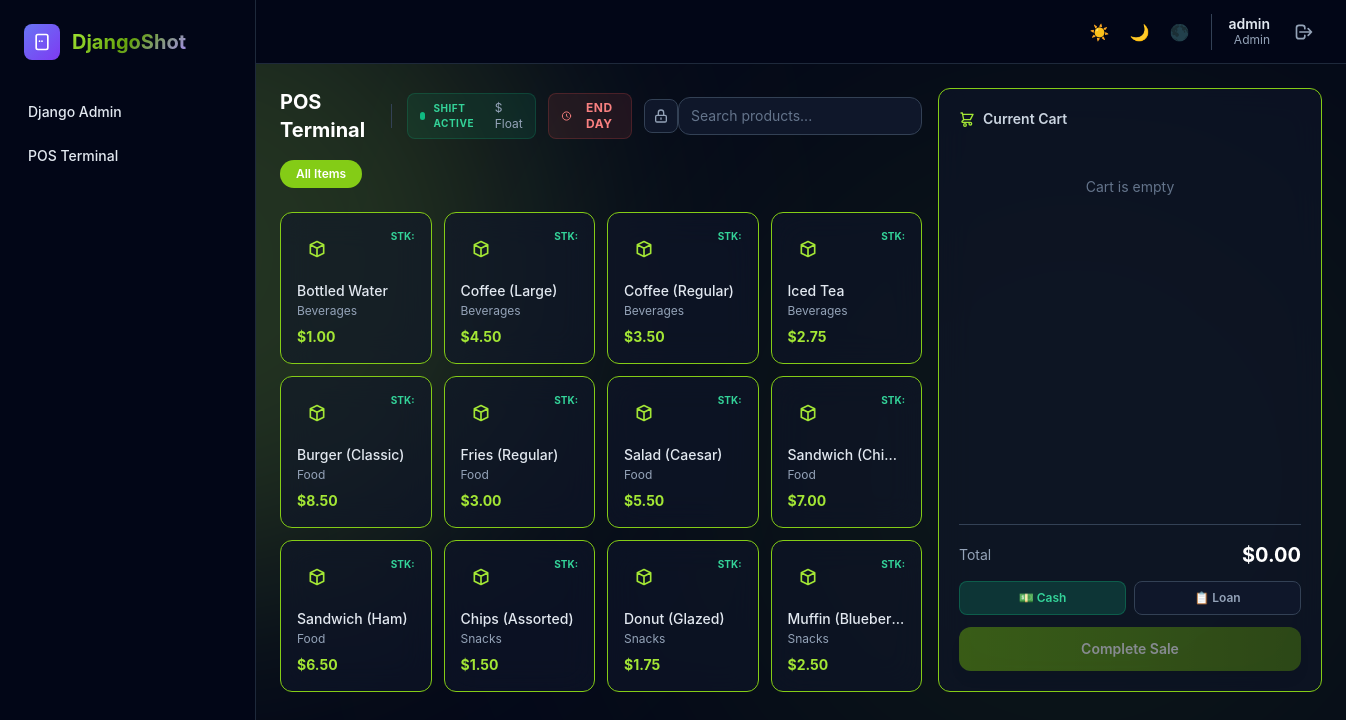
Before: /pos/terminal/ (signed in) with the older database file.
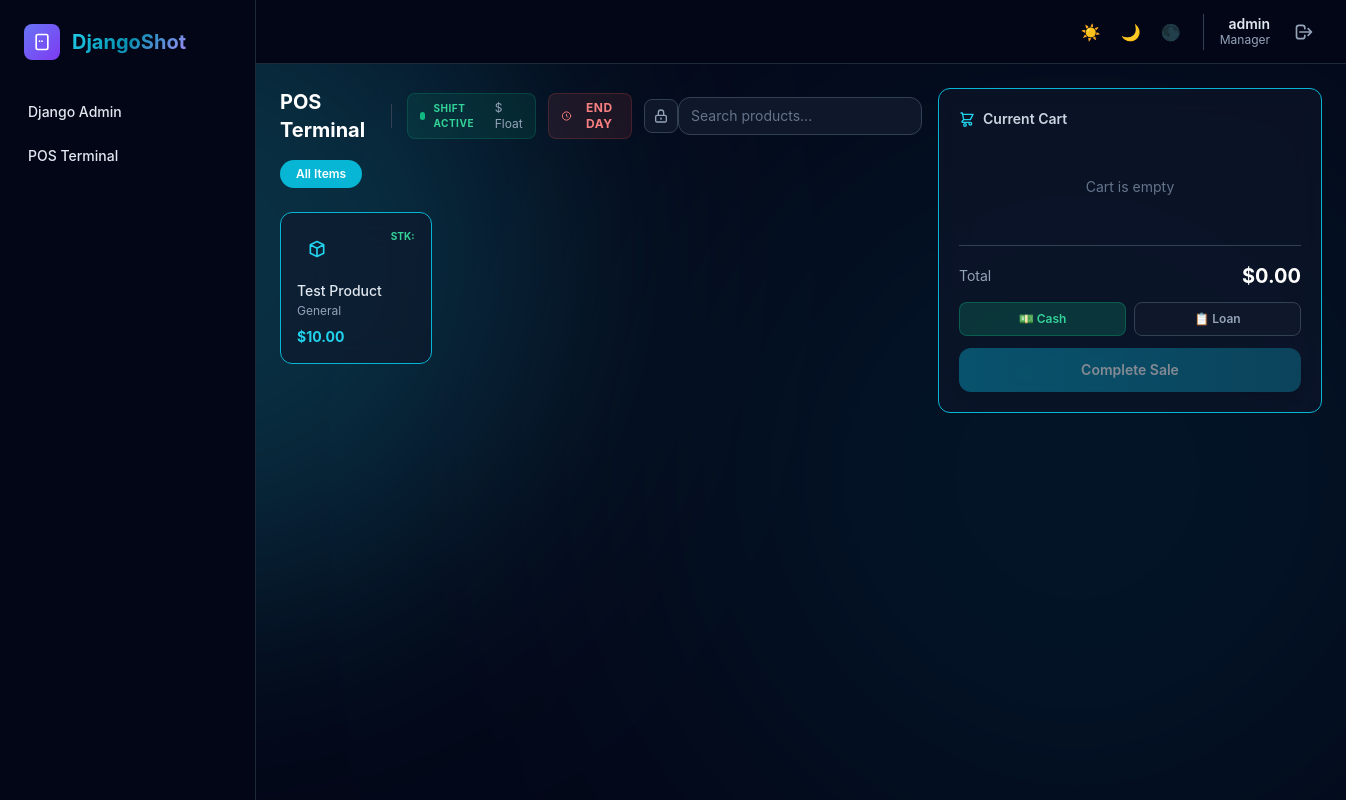
After: the same page with the newer database file.
### core/models.py (models this page shows, shortened)
class User(AbstractUser):
    ROLE_CHOICES = [
        ('admin', 'Admin'),
        ('manager', 'Manager'),
        ('cashier', 'Cashier'),
        ('accounting', 'Accounting'),
    ]
    THEME_CHOICES = [
        ('dawn', 'Dawn (Light)'),
        ('dusk', 'Dusk (Dark)'),
        ('midnight', 'Midnight (AMOLED)'),
    ]
    role = models.CharField(max_length=20, choices=ROLE_CHOICES, default='cashier')
    theme_preference = models.CharField(max_length=20, choices=THEME_CHOICES, default='dusk')
    branch = models.ForeignKey(Branch, on_delete=models.SET_NULL, null=True, blank=True, related_name='users')
    is_active_account = models.BooleanField(default=True) # Django User already has is_active, but keeping custom just in case

### inventory/models.py (models this page shows, shortened)
class Product(models.Model):
    name = models.CharField(max_length=150)
    sku = models.CharField(max_length=50, unique=True)
    price = models.FloatField(default=0.0)
    category = models.CharField(max_length=80, null=True, blank=True)
    is_active = models.BooleanField(default=True)
    created_at = models.DateTimeField(auto_now_add=True)

### sales/views.py (the view)
# urls.py: path('terminal/', views.terminal, name='terminal'),
@login_required
@role_required(['admin', 'manager', 'cashier'])
def terminal(request):
    products = Product.objects.filter(is_active=True).order_by('category', 'name')
    customers = Customer.objects.order_by('name')
    return render(request, 'pos/terminal.html', {
        'products': products,
        'customers': customers,
        'current_shift': True  # STUB for Beta 1.2
    })

### core/context_processors.py (called while the page is built)
def theme_processor(request):
    context = {
        'current_theme': 'dusk', # Default
        'user_role': 'guest'
    }
    if request.user.is_authenticated:
        context['current_theme'] = getattr(request.user, 'theme_preference', 'dusk')
        context['user_role'] = getattr(request.user, 'role', 'cashier')
    return context

### core/mixins.py (called while the page is built)
def role_required(allowed_roles):
    def decorator(view_func):
        @wraps(view_func)
        def _wrapped_view(request, *args, **kwargs):
            if not request.user.is_authenticated:
                return redirect_to_login(request.get_full_path())
            if request.user.role not in allowed_roles:
                raise PermissionDenied
            return view_func(request, *args, **kwargs)
        return _wrapped_view
    return decorator

### templates/pos/terminal.html (shortened to what this page needs)
{% extends "base.html" %}
{% load static %}
{% block content %}
<div class="flex flex-col lg:flex-row gap-4 h-[calc(100vh-7rem)]">
    <div class="flex-1 flex flex-col min-h-0">
        <div class="flex flex-col gap-4 mb-4">
            <div class="flex items-center justify-between">
                <div class="flex items-center gap-3">
                    <h1 class="text-xl font-bold text-white">POS Terminal</h1>
                    {% if current_shift %}
                    <div class="flex items-center gap-2 px-3 py-1.5 rounded-lg bg-emerald-500/10 border border-emerald-500/20">
                        <span class="w-2 h-2 rounded-full bg-emerald-500 animate-pulse"></span>
                        <span class="text-[10px] font-bold text-emerald-400 uppercase tracking-wider">Shift Active</span>
                        <span class="text-xs text-gray-400 ml-1">${{ current_shift.starting_cash|stringformat:".2f" }} Float</span>
                    </div>
                    <button onclick="openEndDayReport()" class="flex items-center gap-2 px-3 py-1.5 rounded-lg bg-red-500/10 border border-red-500/20 text-red-400 hover:bg-red-500/20 transition-all text-xs font-bold uppercase tracking-wider" title="End Day">
                        <svg class="w-4 h-4" fill="none" stroke="currentColor" viewBox="0 0 24 24"><path stroke-linecap="round" stroke-linejoin="round" stroke-width="2" d="M12 8v4l3 3m6-3a9 9 0 11-18 0 9 9 0 0118 0z"></path></svg>
                        End Day
                    </button>
                    {% endif %}
                    <button onclick="lockTerminal()" class="p-2 rounded-lg bg-surface-800 border border-gray-700 text-gray-400 hover:text-primary-400 transition-all" title="Lock Terminal">
                        <svg class="w-4 h-4" fill="none" stroke="currentColor" viewBox="0 0 24 24"><path stroke-linecap="round" stroke-linejoin="round" stroke-width="2" d="M12 15v2m-6 4h12a2 2 0 002-2v-6a2 2 0 00-2-2H6a2 2 0 00-2 2v6a2 2 0 002 2zm10-10V7a4 4 0 00-8 0v4h8z"></path></svg>
                    </button>
                </div>
                <input type="text" id="product-search" placeholder="Search products..."
                    class="w-64 px-3 py-2 rounded-xl bg-surface-800 border border-gray-700 text-gray-200 text-sm placeholder-gray-500 focus:ring-2 focus:ring-primary-500 focus:border-transparent">
            </div>
            <div class="flex gap-2 overflow-x-auto pb-2 scrollbar-hide">
                <button onclick="filterCategory('all')" class="category-pill px-4 py-1.5 rounded-full text-xs font-semibold bg-primary-500 text-white whitespace-nowrap transition-all active" data-cat="all">
                    All Items
                </button>
            </div>
        </div>
        <div id="product-grid"
            class="flex-1 overflow-y-auto grid grid-cols-2 md:grid-cols-3 xl:grid-cols-4 gap-3 content-start">
            {% for product in products %}
            <button onclick="addToCart({{ product.id }}, '{{ product.name }}', {{ product.price }}, {{ product.current_stock }})"
                class="product-card glass-card rounded-xl p-4 text-left hover:border-primary-500/40 transition-all group {% if product.is_out_of_stock %}opacity-50 grayscale cursor-not-allowed{% endif %}"
                data-name="{{ product.name|lower }}" data-cat="{{ product.category|default:'General' }}">
                <div class="flex justify-between items-start mb-3">
                    <div class="w-10 h-10 rounded-lg bg-gradient-to-br from-primary-500/20 to-purple-500/20 flex items-center justify-center group-hover:from-primary-500/30 group-hover:to-purple-500/30 transition-all">
                        <svg class="w-5 h-5 text-primary-400" fill="none" stroke="currentColor" viewBox="0 0 24 24">
                            <path stroke-linecap="round" stroke-linejoin="round" stroke-width="2" d="M20 7l-8-4-8 4m16 0l-8 4m8-4v10l-8 4m0-10L4 7m8 4v10M4 7v10l8 4"></path>
                        </svg>
                    </div>
                    <div class="text-right">
                        <p class="text-[10px] font-bold {% if product.is_out_of_stock %}text-red-400{% elif product.is_low_stock %}text-amber-400{% else %}text-emerald-400{% endif %}">
                            STK: {{ product.current_stock }}
                        </p>
                    </div>
                </div>
                <p class="text-sm font-medium text-gray-200 truncate">{{ product.name }}</p>
                <p class="text-xs text-gray-400 mt-0.5">{{ product.category|default:"General" }}</p>
                <p class="text-sm font-bold text-primary-400 mt-2">${{ product.price|stringformat:".2f" }}</p>
            </button>
            {% endfor %}
        </div>
    </div>
    <div class="w-full lg:w-96 glass-card rounded-xl p-5 flex flex-col min-h-0">
        <h2 class="text-sm font-semibold text-gray-300 mb-4 flex items-center">
            Current Cart
        </h2>
        <div id="cart-items" class="flex-1 overflow-y-auto space-y-2 mb-4">
            <p id="cart-empty" class="text-sm text-gray-500 text-center py-8">Cart is empty</p>
        </div>
        <div class="border-t border-gray-700 pt-4 space-y-3">
            <div class="flex justify-between items-center">
                <span class="text-sm text-gray-400">Total</span>
                <span id="cart-total" class="text-xl font-bold text-white">$0.00</span>
            </div>
            <div class="flex gap-2">
                <button onclick="setPayment('cash')" id="pay-cash"
                    class="flex-1 py-2 rounded-lg text-xs font-semibold bg-emerald-500/20 text-emerald-400 border border-emerald-500/30 transition-all">
                    💵 Cash
                </button>
                <button onclick="setPayment('loan')" id="pay-loan"
                    class="flex-1 py-2 rounded-lg text-xs font-semibold bg-surface-800 text-gray-400 border border-gray-700 transition-all">
                    📋 Loan
                </button>
            </div>
            <button onclick="checkout()" id="checkout-btn"
                class="w-full py-3 rounded-xl bg-gradient-to-r from-primary-600 to-primary-700 hover:from-primary-500 hover:to-primary-600 text-white font-semibold text-sm transition-all shadow-lg shadow-primary-500/25 disabled:opacity-50 disabled:cursor-not-allowed"
                disabled>
                Complete Sale
            </button>
        </div>
    </div>
</div>
{% endblock %}

### templates/base.html (shortened to what this page needs)
{% load static %}
<!DOCTYPE html>
<html lang="en" class="dark" data-theme="{{ current_theme|default:'dusk' }}" data-role="{{ user_role|default:'guest' }}">
<head>
    <link rel="stylesheet" href="{% static 'css/output.css' %}">
</head>
<body class="bg-surface-900 text-gray-200 min-h-screen relative overflow-x-hidden transition-colors duration-500">
    <div class="fixed top-[-10%] left-[-10%] w-[50vw] h-[50vw] rounded-full blur-[120px] mix-blend-screen opacity-20 pointer-events-none transition-colors duration-1000" style="background-color: var(--bg-puddle-1);"></div>
    <div class="fixed bottom-[-10%] right-[-10%] w-[60vw] h-[60vw] rounded-full blur-[140px] mix-blend-screen opacity-10 pointer-events-none transition-colors duration-1000" style="background-color: var(--bg-puddle-2);"></div>
    {% if user.is_authenticated %}
    <div class="flex min-h-screen relative z-10">
        <aside id="sidebar" class="fixed top-0 left-0 z-40 w-64 h-screen transition-transform -translate-x-full sm:translate-x-0">
            <div class="h-full px-4 py-6 overflow-y-auto bg-surface-900 border-r border-gray-800">
                <a href="/" class="flex items-center mb-8 px-2">
                    <div class="w-9 h-9 rounded-lg bg-gradient-to-br from-indigo-500 to-purple-600 flex items-center justify-center mr-3">
                        <svg class="w-5 h-5 text-white" fill="none" stroke="currentColor" viewBox="0 0 24 24">
                            <path stroke-linecap="round" stroke-linejoin="round" stroke-width="2" d="M12 11h.01M9 11h.01M7 21h10a2 2 0 002-2V5a2 2 0 00-2-2H7a2 2 0 00-2 2v14a2 2 0 002 2z"></path>
                        </svg>
                    </div>
                    <span class="text-xl font-bold gradient-text">DjangoShot</span>
                </a>
                <nav class="space-y-1">
                    <a href="/admin/" class="sidebar-link flex items-center px-3 py-2.5 rounded-lg text-sm font-medium">
                        Django Admin
                    </a>
                    <a href="{% url 'sales:terminal' %}" class="sidebar-link flex items-center px-3 py-2.5 rounded-lg text-sm font-medium">
                        POS Terminal
                    </a>
                </nav>
            </div>
        </aside>
        <div class="flex-1 sm:ml-64 flex flex-col">
            <header class="w-full h-16 bg-surface-900 border-b border-gray-800 flex items-center justify-end px-4 sm:px-6">
                <div class="flex items-center space-x-4">
                    <div class="flex items-center space-x-2 border-r border-gray-700 pr-4">
                        <button onclick="updateTheme('dawn')" class="p-1.5 rounded-lg text-gray-400 hover:bg-gray-800 hover:text-white transition-colors" title="Light Mode">☀️</button>
                        <button onclick="updateTheme('dusk')" class="p-1.5 rounded-lg text-gray-400 hover:bg-gray-800 hover:text-white transition-colors" title="Dark Mode">🌙</button>
                        <button onclick="updateTheme('midnight')" class="p-1.5 rounded-lg text-gray-400 hover:bg-gray-800 hover:text-white transition-colors" title="AMOLED Mode">🌑</button>
                    </div>
                    <div class="text-right hidden sm:block">
                        <p class="text-sm font-semibold text-gray-200 leading-tight">{{ user.username }}</p>
                        <p class="text-xs text-gray-400 capitalize">{{ user.role }}</p>
                    </div>
                    <form action="{% url 'core:logout' %}" method="post" class="m-0 flex items-center">
                        <button type="submit" class="p-2 flex items-center justify-center rounded-lg hover:bg-red-500/20 text-gray-400 hover:text-red-400 transition-colors" title="Logout">
                            <svg class="w-5 h-5" fill="none" stroke="currentColor" viewBox="0 0 24 24">
                                <path stroke-linecap="round" stroke-linejoin="round" stroke-width="2" d="M17 16l4-4m0 0l-4-4m4 4H7m6 4v1a3 3 0 01-3 3H6a3 3 0 01-3-3V7a3 3 0 013-3h4a3 3 0 013 3v1"></path>
                            </svg>
                        </button>
                    </form>
                </div>
            </header>
            <main class="p-4 md:p-6 fade-in">
                {% block content %}{% endblock %}
            </main>
        </div>
    </div>
    {% else %}
    <main class="relative z-10">
        {% block content_unauth %}{% endblock %}
    </main>
    {% endif %}
</body>
</html>

### templates/base.html (style rules this page uses)
* { font-family: 'Inter', sans-serif; }
.glass-card { background-color: color-mix(in srgb, var(--color-surface-800, #1e293b) 60%, transparent); backdrop-filter: blur(16px); border: 1px solid var(--color-primary-500); }
.gradient-text { background: linear-gradient(135deg, var(--color-primary-400) 0%, var(--color-primary-600) 50%, #a78bfa 100%); -webkit-background-clip: text; background-clip: text; -webkit-text-fill-color: transparent; }
.sidebar-link { transition: all 0.2s ease; }
.fade-in { animation: fadeIn 0.4s ease-out; }

Changed rows visible on the page:
removed Product: name "Bottled Water", category "Beverages", price "1.00"
removed Product: name "Coffee (Large)", category "Beverages", price "4.50"
removed Product: name "Coffee (Regular)", category "Beverages", price "3.50"
removed Product: name "Iced Tea", category "Beverages", price "2.75"
removed Product: name "Burger (Classic)", category "Food", price "8.50"
removed Product: name "Fries (Regular)", category "Food", price "3.00"
removed Product: name "Salad (Caesar)", category "Food", price "5.50"
removed Product: name "Sandwich (Chic…", category "Food", price "7.00"
removed Product: name "Sandwich (Ham)", category "Food", price "6.50"
removed Product: name "Chips (Assorted)", category "Snacks", price "1.50"
removed Product: name "Donut (Glazed)", category "Snacks", price "1.75"
removed Product: name "Muffin (Blueber…", category "Snacks", price "2.50"
changed User "admin": role "Admin" → "Manager"
added Product: name "Test Product", category "General", price "10.00"
